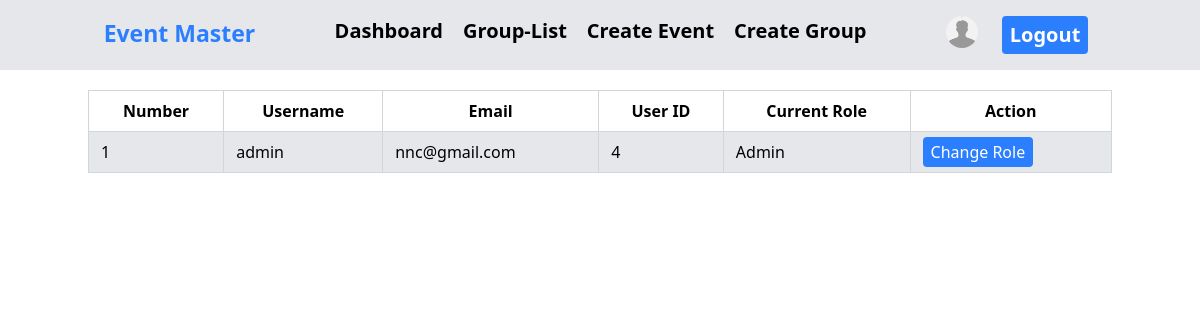
The page /users/admin_dashboard (signed in) on the database as committed earlier.
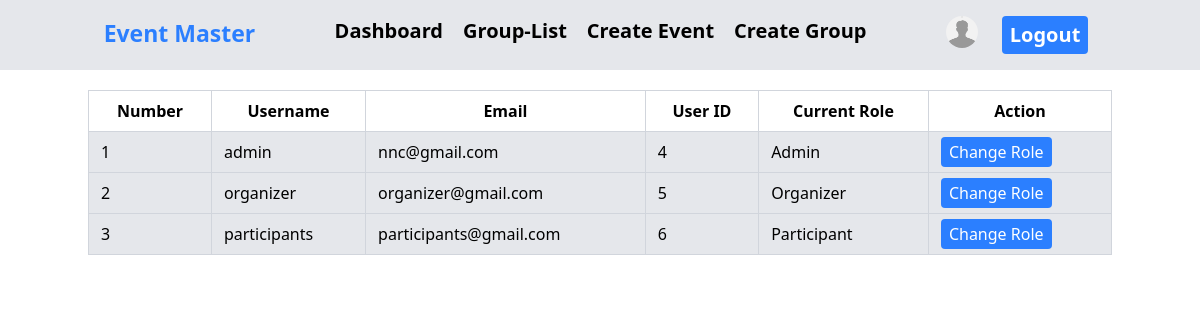
The same page on the database as committed later.
### users/models.py (models this page shows)
class CustomUserModel(AbstractUser):
    profile_picture = models.ImageField(upload_to='profile_images', blank=True)
    bio = models.CharField(max_length=300, blank=True)
    phone_number = models.CharField(max_length=15, blank=True)
    address = models.CharField(max_length=300, blank=True)

### users/views.py (the view)
# urls.py: path('admin_dashboard', admin_dashboard, name='admin-dashboard'),
@login_required
@user_passes_test(is_admin , login_url='home')
def admin_dashboard(request):
    users = User.objects.prefetch_related('groups').all()
    for user in users:
        if user.groups.exists():
            user.group_name = user.groups.first().name
        else:
            user.group_name = 'No Group Assigned'
    return render(request, 'dashboard.html', {'users':users})

### users/views.py (called while the page is built)
def is_admin(user):
    return user.groups.filter(name='Admin').exists()

### users/templates/dashboard.html (shortened to what this page needs)
{% load static %}
<!DOCTYPE html>
<html lang="en">
<head>
    <script src="https://cdn.jsdelivr.net/npm/@tailwindcss/browser@4"></script>
</head>
<body>
    <header class='bg-gray-200'>
        <nav class='container mx-auto py-4'>
            <section class='flex justify-around gap-12'>
                <div class='text-blue-500 font-bold text-[23px]'>
                    <h3>Event Master</h3>
                </div>
               <div class='flex justify-center list-none gap-5'>
                <li class='text-[20px] font-semibold hover:scale-105 transition'><a href="{% url "dashboard" %}">Dashboard</a></li>
                <li class='text-[20px] font-semibold hover:scale-105 transition'><a href="{% url "group-list" %}">Group-List</a></li>
                <li class='text-[20px] font-semibold hover:scale-105 transition'><a href="{% url "create-event" %}">Create Event</a></li>
                <li class='text-[20px] font-semibold hover:scale-105 transition'><a href="{% url "create-group" %}">Create Group</a></li>
               </div>
                <div class='flex gap-4'>
                    {% if user.profile_picture %}
                        <a href="{% url 'profile' %}"><img src="{% static 'user.profile_picture.url' %}" alt="" class='w-8 h-8 rounded-full'></a>
                        {% else %}
                        <a href="{% url 'profile' %}"><img src="{% static "images/img.jpg" %}" alt="" class='w-8 h-8 rounded-full'></a>
                    {% endif %}
                     <form action="{% url 'logout' %}" method='POST'>
                        <button type='submit' class='text-white font-semibold bg-blue-500 rounded px-2 py-1 mx-2 text-[20px]'>Logout</button>
                    </form>
                </div>
            </section>
        </nav>
    </header>
    <main class='container mx-auto'>
        <div class='flex justify-center mt-5'>
            <table class='w-full'>
                <thead>
                    <tr class=''>
                        <th class='px-3 py-2 border border-gray-300'>Number</th>
                        <th class='px-3 py-2 border border-gray-300'>Username</th>
                        <th class='px-3 py-2 border border-gray-300'>Email</th>
                        <th class='px-3 py-2 border border-gray-300'>User ID</th>
                        <th class='px-3 py-2 border border-gray-300'>Current Role</th>
                        <th class='px-3 py-2 border border-gray-300'>Action</th>
                    </tr>
                </thead>
                <tbody>
                   {% for user in users %}
                    <tr>
                        <td class='px-3 py-2 border bg-gray-200 border-gray-300'>{{forloop.counter}}</td>
                        <td class='px-3 py-2 border bg-gray-200 border-gray-300'>{{user.username}}</td>
                        <td class='px-3 py-2 border bg-gray-200 border-gray-300'>{{user.email}}</td>
                        <td class='px-3 py-2 border bg-gray-200 border-gray-300'>{{user.id}}</td>
                        <td class='px-3 py-2 border bg-gray-200 border-gray-300'>{{user.group_name}}</td>
                        <td class='px-3 py-2 border bg-gray-200 border-gray-300'><a href="{% url "assign-role" user.id %}" class='bg-blue-500 text-white rounded px-2 py-1'>Change Role</a></td>
                    </tr>
                   {% endfor %}
                </tbody>
            </table>
        </div>
    </main>
</body>
</html>

Rows that differ between the two databases and show on the page:
added CustomUserModel: username "organizer", email "organizer@gmail.com", id "5", group_name "Organizer"
added CustomUserModel: username "participants", email "participants@gmail.com", id "6", group_name "Participant"
